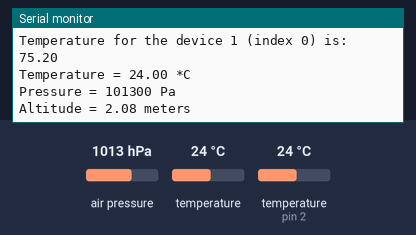
The sketch below on a simulated Arduino Uno, built with avr-gcc and run on an emulated ATmega328P. On the bench: the last lines printed to the serial monitor. The test bench sets the inputs (shaded band); at power-on: air pressure 1013 hPa, temperature (sensor on pin 2) 24 °C, temperature 24 °C.

Above: at 1.6 s.
1.7 s: air pressure set to 952 hPa
At 2.14 s:
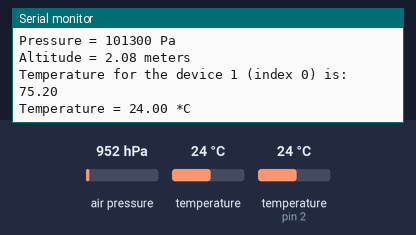
3.2 s: temperature (sensor on pin 2) set to 12 °C
At 4.4 s:
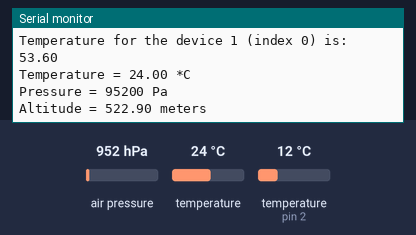
4.7 s: temperature (sensor 0) set to 12 °C
At 5.1 s:
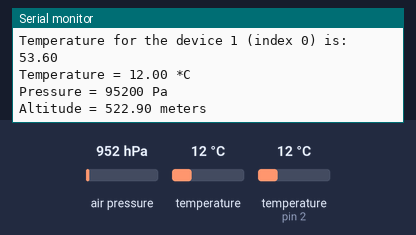
6.2 s: temperature (sensor on pin 2) set to 19 °C
At 7.38 s:
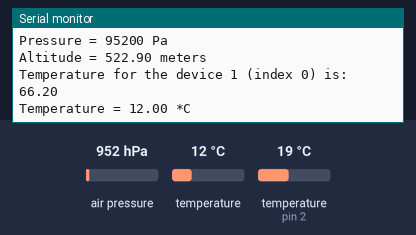
7.7 s: air pressure set to 975 hPa
At 9.2 s:
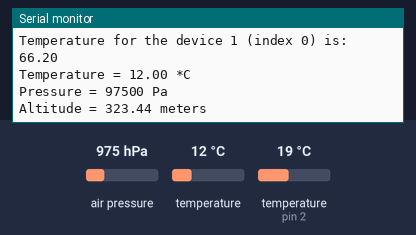
Timing chart, 0 to 10.2 s (numbered marks = the images above; inputs shaded):
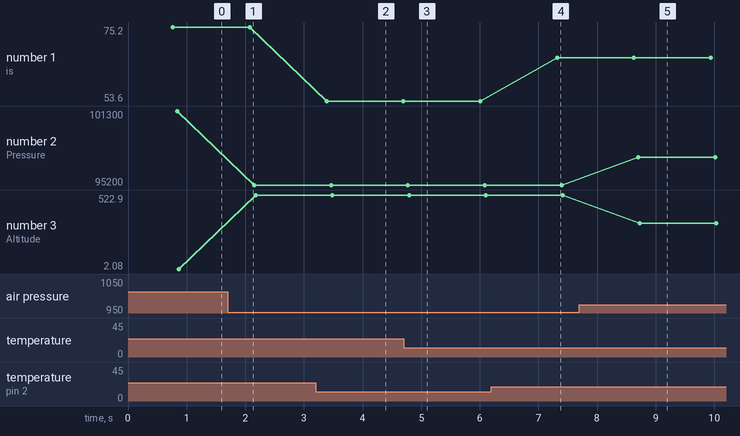

The sketch:

Thermometer.ino
```cpp
#include <Wire.h>
#include <Adafruit_BMP085.h>
#include <DallasTemperature.h>
#include <OneWire.h>

uint8_t ONE_WIRE_BUS = 2;
OneWire oneWire(ONE_WIRE_BUS);
DallasTemperature sensors(&oneWire);
Adafruit_BMP085 bmp;

void setup(void)
{
  Serial.begin(9600);
  sensors.begin();
  if (!bmp.begin()) {
    Serial.println("Could not find a valid BMP085 sensor, check wiring!");
  }
}

void loop(void)
{
  sensors.requestTemperatures(); // Send the command to get temperatures
  Serial.print("Temperature for the device 1 (index 0) is: ");
  Serial.println(sensors.getTempFByIndex(0));

  Serial.print("Temperature = ");
  Serial.print(bmp.readTemperature());
  Serial.println(" *C");

  Serial.print("Pressure = ");
  Serial.print(bmp.readPressure());
  Serial.println(" Pa");

  // Calculate altitude assuming 'standard' barometric
  // pressure of 1013.25 millibar = 101325 Pascal
  Serial.print("Altitude = ");
  Serial.print(bmp.readAltitude());
  Serial.println(" meters");

  delay(500);
}
```

Measured:
- after the input at 3.2 s, the serial monitor: prints a new line after 0.19 s (image 2)
- after the input at 4.7 s, the serial monitor: prints a new line after 0.05 s (image 3)
- after the input at 6.2 s, the serial monitor: prints a new line after 1.1 s (image 4)
- after the input at 7.7 s, the serial monitor: prints a new line after 1.0 s (image 5)
- plotted number 1: 75.2 → 53.6 after the input at 3.2 s, 53.6 → 66.2 after the input at 6.2 s
- plotted number 2: 101300 → 95200 after the input at 1.7 s, 95200 → 97500 after the input at 7.7 s
- plotted number 3: 2.08 → 522.9 after the input at 1.7 s, 522.9 → 323.44 after the input at 7.7 s
